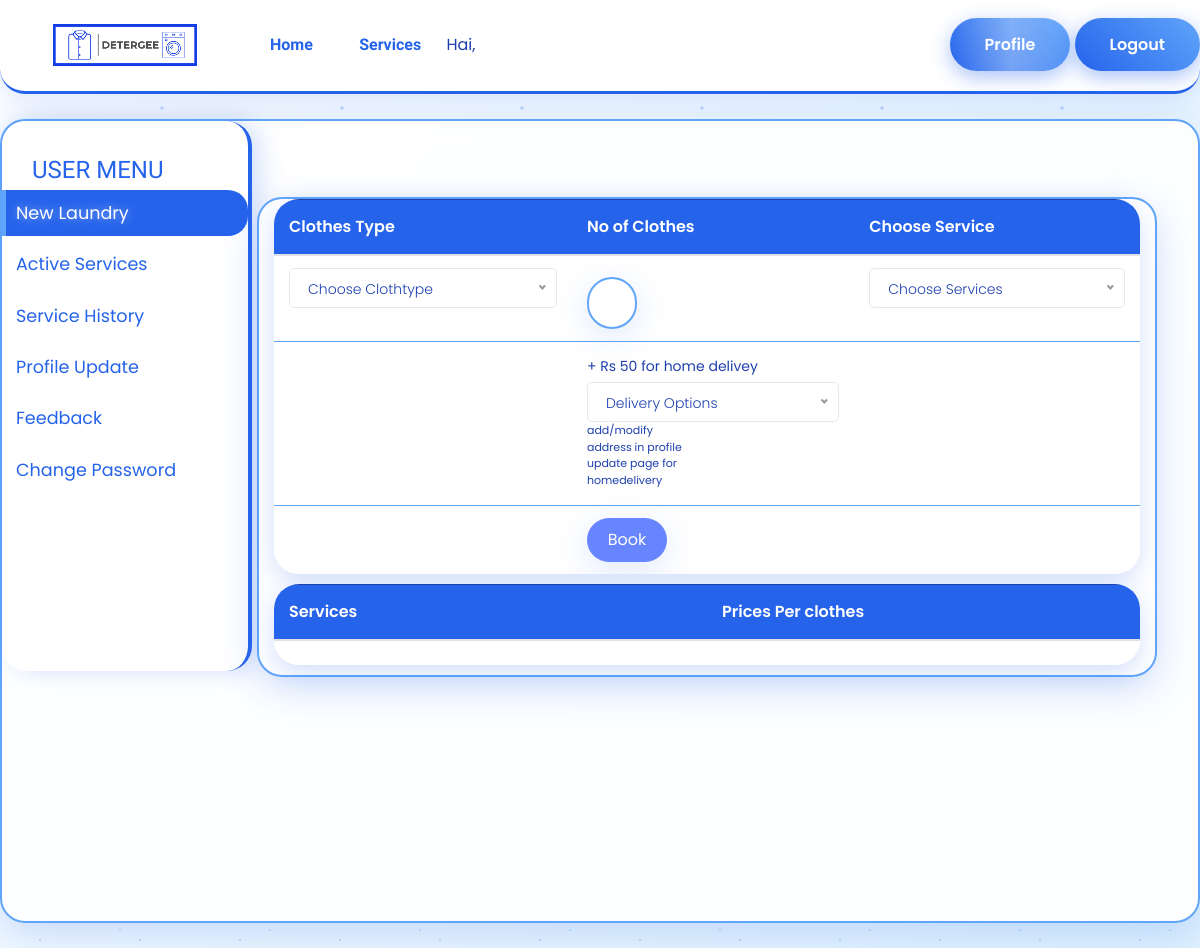
Page /newlaundry/ (signed in) on the earlier database version.
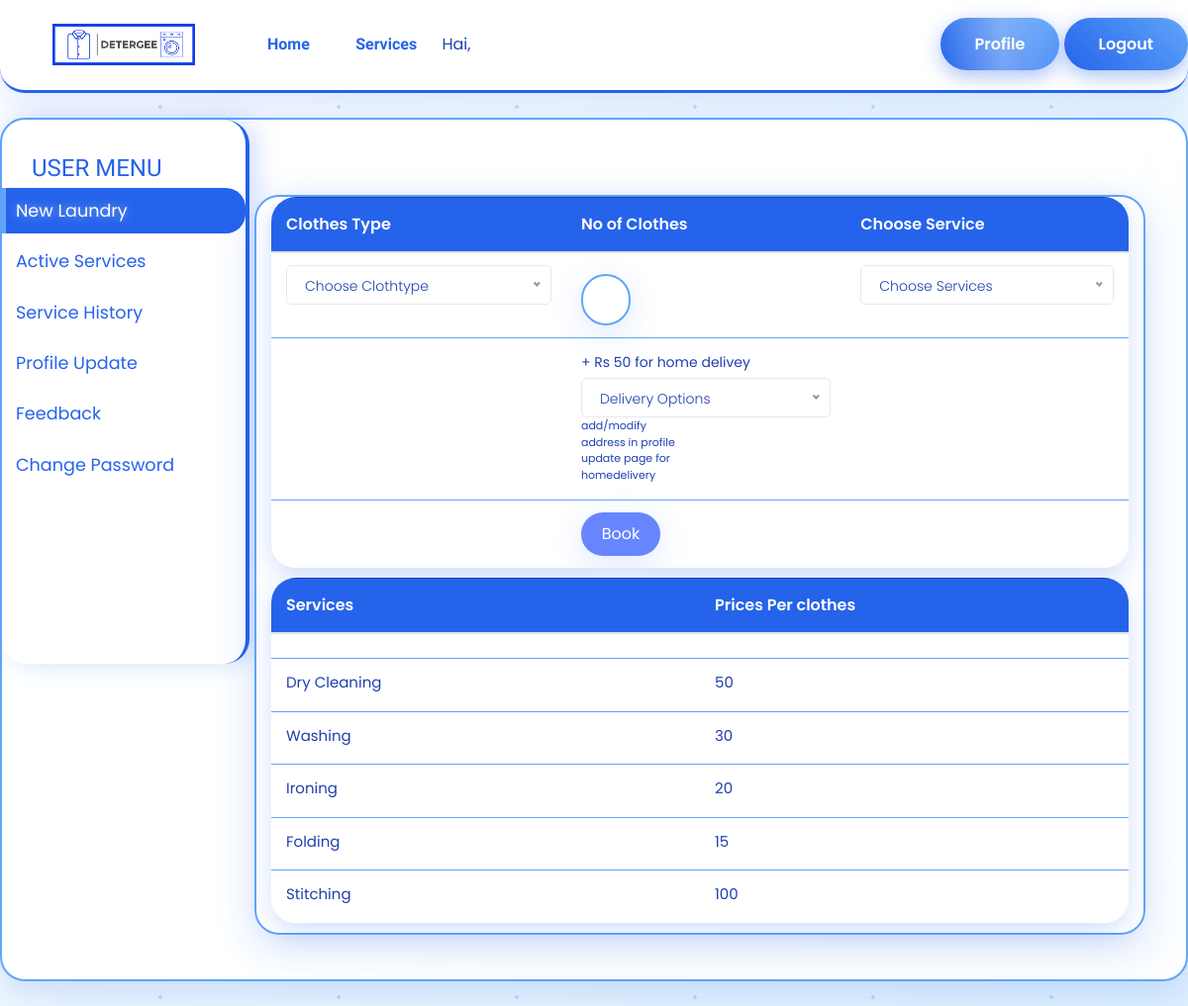
Same page on the later database version.
### services/models.py (models this page shows, shortened)
class ServiceType(models.Model):
    servicetypes = models.CharField(max_length=25)
    price = models.IntegerField()

### services/views.py (the view, shortened to what this page needs)
# urls.py: path('newlaundry/', views.newlaundry, name="newlaundry"),
@login_required
def newlaundry(request):
    ctypes = ClothType.objects.all()
    stypes = ServiceType.objects.all()
    add = Address.objects.filter(userid_id=request.user.id)
    return render(request, 'newlaundry.html', {'ctypes': ctypes, 'stypes': stypes, 'add': add})

### detergee/context_processors.py (called while the page is built)
def contact_info(request):
    return {
        'contact_name': 'Jayaraman K',
        'contact_email': 'jayaramankalidasan@gmail.com',
        'contact_phone': '+91 6369804386'
    }

### templates/newlaundry.html (shortened to what this page needs)
{% load static %}
<!doctype html>
<html class="no-js" lang="zxx">
<head>
    <link rel="stylesheet" href="{% static 'css/bootstrap.min.css' %}">
    <link rel="stylesheet" href="{% static 'css/owl.carousel.min.css' %}">
    <link rel="stylesheet" href="{% static 'css/slicknav.css' %}">
    <link rel="stylesheet" href="{% static 'css/flaticon.css' %}">
    <link rel="stylesheet" href="{% static 'css/progressbar_barfiller.css' %}">
    <link rel="stylesheet" href="{% static 'css/gijgo.css' %}">
    <link rel="stylesheet" href="{% static 'css/animate.min.css' %}">
    <link rel="stylesheet" href="{% static 'css/animated-headline.css' %}">
    <link rel="stylesheet" href="{% static 'css/magnific-popup.css' %}">
    <link rel="stylesheet" href="{% static 'css/fontawesome-all.min.css' %}">
    <link rel="stylesheet" href="{% static 'css/themify-icons.css' %}">
    <link rel="stylesheet" href="{% static 'css/slick.css' %}">
    <link rel="stylesheet" href="{% static 'css/nice-select.css' %}">
    <link rel="stylesheet" href="{% static 'css/style.css' %}">
	<link rel="stylesheet" href="{% static 'css/profile.css' %}">
	<link rel="stylesheet" href="{% static 'css/blue-white-theme.css' %}">
</head>
<body>
    <header>
      <div class="header-area">
            <div class="main-header header-sticky">
                <div class="header-left">
                    <div class="logo">
                        <a href="{% url 'index'%} "><img src="{% static 'img/logo/logo.png'%}" alt=""></a>
                    </div>
                    <div class="menu-wrapper  d-flex align-items-center">
                        <div class="main-menu d-none d-lg-block">
                            <nav>
                                <ul id="navigation">
                                    <li><a href="{% url 'index' %}">Home</a></li>
                                    <li><a href="{% url 'services' %}">Services</a></li>
                                     {% if user.is_authenticated %}
                                    <li> Hai, {{user.first_name}}</li>
                                    {% else %}
                                    <li><a href="mailto:{{contact_email}}">{{contact_name}}</a></li>
                                    {% endif %}
                                </ul>
                            </nav>
                        </div>
                    </div>
                </div>
                <div class="header-right d-none d-lg-block">
                    {% if user.is_authenticated %}
                    <a href="{% url 'orderhistory' %}" class="header-btn2"style="color:white;">Profile</a>
                    <a href="{% url 'logout' %}" class="header-btn2" style="color:white;">Logout</a>
                    {% else %}
                    <a href="accounts/login" class="header-btn2">Login</a>
                    {% endif %}
                </div
                <div class="col-12">
                </div>
            </div>
        </div>
    </header>
	<div class="wrapper">
        <nav id="sidebar">
            <div class="sidebar-header">
            </div>
            <ul class="list-unstyled components">
            <h1 style="color:white;font-size:24px;margin-left:30px;">USER MENU</h1>
				<li class="active">
                    <a href="{% url 'newlaundry' %}">New Laundry</a>
                </li>
                <li>
                    <a href="{% url 'active' %}">Active Services</a>
                </li>
                <li>
                    <a href="{% url 'orderhistory' %}">Service History</a>
                </li>
				<li>
                    <a href="{% url 'profileupdate' %}">Profile Update</a>
                </li>
                <li>
                    <a href="{% url 'feedback' %}">Feedback</a>
                </li>
                <li>
                    <a href="{% url 'changepassword' %}">Change Password</a>
                </li>
            </ul>
        </nav>
		<div id="content">
            <div class="row user-details">
                <div class="col-6"></div>
				<div class="container" style="width:900px;">
				<table class="table table-hover">
                <form method="post">
                <thead>
                    <tr class="">
                    <th scope="col" style="width:150px;">Clothes Type</th>
                    <th scope="col" style="width:150px;">No of Clothes</th>
                    <th scope="col">Choose Service</th>
                    </tr>
                </thead>
                <tbody>
                    <tr>
                        <td style="width:70px;">
						</td>
                        <td><input type="number" style="width:50px;margin-top:9px;" name="noofclothes" required></td>
                        <td style="width:70px;">
						</td>
                    </tr>
                    <td>
                    </td>
                    <td>
                    <label style="color:red;font-size:14px;">+ Rs 50 for home delivey</label>
                        <br>
                        <label style="width:100px;font-size:11px;color:red;"> add/modify address in profile update page for homedelivery</label>
					</td>
                    <td>
                    </td>
					<tr>
                    <td>
                    </td>
						<td>
							<input type="submit" name="pay" style="cursor:pointer;background:#6785FF;color:white;border:none;padding:10px;width:80px;" value="Book"/>
						</td>
                    <td>
                    </td>
                    </tr>
                </tbody>
                </form>
                </table>
                <table class="table table-hover">
                    <thead>
                        <th scope="col" style="width:150px;">Services</th>
                        <th scope="col" style="width:150px;">Prices Per clothes</th>
                    </thead>
                    <td>
                    {% for services in stypes %}
                    <tr>
                        <td>
						    <label style="color:red;font-size:15px;">{{services.servicetypes}}<label>
						</td>
                        <td>
						    <label style="color:red;font-size:15px;">{{services.price}}<label>
						</td>
                    </tr>
                    {%endfor%}
                    </td>
                    </table>
				</div>
            </div>
        </div>
    </div>
</body>
</html>

### static/css/profile.css (style rules this page uses)
body { font-family: 'Poppins', sans-serif; background: #fafafa; }
a, a:hover, a:focus { color: inherit; text-decoration: none; transition: all 0.3s; }
.wrapper { display: flex; width: 100%; align-items: stretch; }
#sidebar { min-width: 250px; max-width: 250px; background: #6785FF; color: #fff; transition: all 0.3s; height: 550px; }
#sidebar .sidebar-header { padding: 20px 20px 0px 20px; background: rgb(50 226 88)c; text-align: center; }
#sidebar ul li a { padding: 10px; font-size: 1.1em; display: block; }
#sidebar ul li.active>a, a[aria-expanded="true"] { color: #fff; background:#6799FF; }
#content { width: 100%; padding: 20px; min-height: 100vh; transition: all 0.3s; }
.user-details { margin-top: 30px; }

### static/css/blue-white-theme.css (style rules this page uses)
:root { --primary-blue: #2563eb; --dark-blue: #1e40af; --light-blue: #60a5fa; --white: #ffffff; --light-gray: #f8fafc; --bubble-blue: rgba(37, 99, 235, 0.3); }
body { background: linear-gradient(135deg, #ffffff 0%, #e0f2fe 25%, #2563eb 50%, #1e40af 75%, #ffffff 100%); background-size: 400% 400%; animation: blueWave 25s ease infinite; min-height: 100vh; position: relative; overflow-x: hidden; }
body::before { content: ''; position: fixed; top: 0; left: 0; width: 100%; height: 100%; background-image: radial-gradient(circle at 20% 80%, var(--bubble-blue) 2px, transparent 2px), radial-gradient(circle at 80% 20%, rgba(96, 165, 250, 0.4) 1px, transparent 1px), radial-gradient(circle at 40% 40%, var(--bubble-blue) 1px, transparent 1px), radial-gradient(circle at 60% 90%, rgba(37, 99, 235, 0.2) 3px, transparent 3px), radial-gradient(circle at 90% 60%, var(--bubble-blue) 2px, transparent 2px); background-size: 200px 200px, 150px 150px, 100px 100px, 250px 250px, 180px 180px; animation: bubbleFloat 20s linear infinite; pointer-events: none; z-index: -1; opacity: 0.6; }
.header-area, .services-area, .wantToWork-area, .container, .wrapper, .table, .btn, .form-control, input, select, textarea, .card, #sidebar, .footer-area { border-radius: 25px !important; box-shadow: 0 8px 32px rgba(37, 99, 235, 0.15); }
.header-area { background: rgba(255, 255, 255, 0.95); backdrop-filter: blur(15px); border-bottom: 3px solid var(--primary-blue); border-radius: 0 0 25px 25px !important; }
.main-menu nav ul li a { color: var(--primary-blue) !important; font-weight: 600; transition: all 0.3s ease; }
.btn, .header-btn2 { background: linear-gradient(45deg, var(--primary-blue), var(--light-blue)); border: none; color: white; padding: 15px 35px; border-radius: 30px; font-weight: 600; transition: all 0.4s ease; box-shadow: 0 6px 20px rgba(37, 99, 235, 0.4); position: relative; overflow: hidden; }
.btn::before, .header-btn2::before { content: ''; position: absolute; top: 0; left: -100%; width: 100%; height: 100%; background: linear-gradient(90deg, transparent, rgba(255, 255, 255, 0.3), transparent); transition: left 0.5s; }
.services-area, .wantToWork-area, .container, .wrapper { background: rgba(255, 255, 255, 0.9); backdrop-filter: blur(15px); border-radius: 30px; margin: 25px 0; border: 2px solid var(--light-blue); box-shadow: 0 12px 40px rgba(37, 99, 235, 0.2); position: relative; }
.form-control, input, select, textarea { background: rgba(255, 255, 255, 0.9); border: 2px solid var(--light-blue); color: var(--dark-blue); border-radius: 20px; padding: 12px 20px; transition: all 0.3s ease; }
.table { background: rgba(255, 255, 255, 0.95); color: var(--dark-blue); border-radius: 20px; overflow: hidden; box-shadow: 0 8px 25px rgba(37, 99, 235, 0.2); }
.table th { background: var(--primary-blue); border-color: var(--dark-blue); color: white; font-weight: 600; padding: 15px; }
.table td { border-color: var(--light-blue); background: rgba(255, 255, 255, 0.8); padding: 12px 15px; }
#sidebar { background: rgba(255, 255, 255, 0.95); border-right: 4px solid var(--primary-blue); box-shadow: 8px 0 25px rgba(37, 99, 235, 0.2); border-radius: 0 30px 30px 0; }
#sidebar ul li a { color: var(--primary-blue); transition: all 0.3s ease; border-left: 4px solid transparent; border-radius: 0 20px 20px 0; margin: 5px 0; }
#sidebar ul li a:hover, #sidebar ul li.active a { background: var(--primary-blue); color: white; border-left: 4px solid var(--light-blue); text-shadow: 0 0 10px rgba(255, 255, 255, 0.5); }
h1, h2, h3, h4, h5, h6 { color: var(--primary-blue) !important; text-shadow: 1px 1px 2px rgba(255, 255, 255, 0.8); }
p, span, li, label { color: var(--dark-blue) !important; }

### templates/newlaundry.html (style rules this page uses)
input[type=number] { -moz-appearance: textfield; }

Differences in the rows shown:
added ServiceType: servicetypes "Dry Cleaning", price "50"
added ServiceType: servicetypes "Washing", price "30"
added ServiceType: servicetypes "Ironing", price "20"
added ServiceType: servicetypes "Folding", price "15"
added ServiceType: servicetypes "Stitching", price "100"
